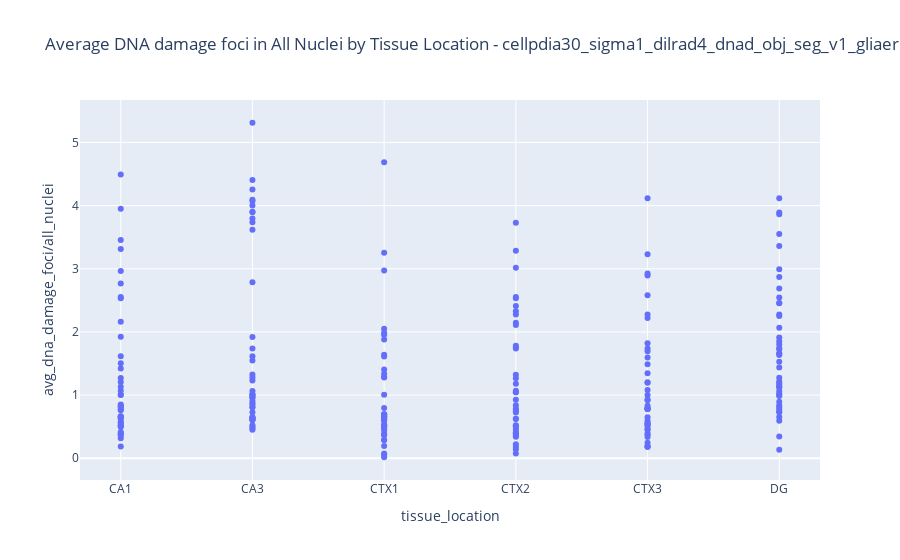

This figure's notebook cell:
### Code cell
# Create the plot
fig = px.scatter(df, x='tissue_location', y='avg_dna_damage_foci/all_nuclei',
                 hover_data=['staining_id','index','filename'], title=f"Average DNA damage foci in All Nuclei by Tissue Location - {title}")

# Show the plot
fig.show()

### Figure 1 — Plotly figure (JSON) as saved in the notebook; plotly's stock layout.template omitted (floating-point values rounded to 4 significant figures; data arrays with more than 128 entries replaced by an {"elided": "..."} marker saying what was removed)
{"data": [{"customdata": {"elided": "252x3 mixed values"}, "hovertemplate": "tissue_location=%{x}<br>avg_dna_damage_foci/all_nuclei=%{y}<br>staining_id=%{customdata[0]}<br>index=%{customdata[1]}<br>filename=%{customdata[2]}<extra></extra>", "legendgroup": "", "marker": {"color": "#636efa", "symbol": "circle"}, "mode": "markers", "name": "", "orientation": "v", "showlegend": false, "type": "scatter", "x": {"elided": "252 str values"}, "xaxis": "x", "y": {"elided": "252 float values"}, "yaxis": "y"}], "layout": {"legend": {"tracegroupgap": 0}, "title": {"text": "Average DNA damage foci in All Nuclei by Tissue Location - cellpdia30_sigma1_dilrad4_dnad_obj_seg_v1_gliaero6_gliathr20_dnadero2"}, "xaxis": {"anchor": "y", "domain": [0, 1], "title": {"text": "tissue_location"}}, "yaxis": {"anchor": "x", "domain": [0, 1], "title": {"text": "avg_dna_damage_foci/all_nuclei"}}}}
